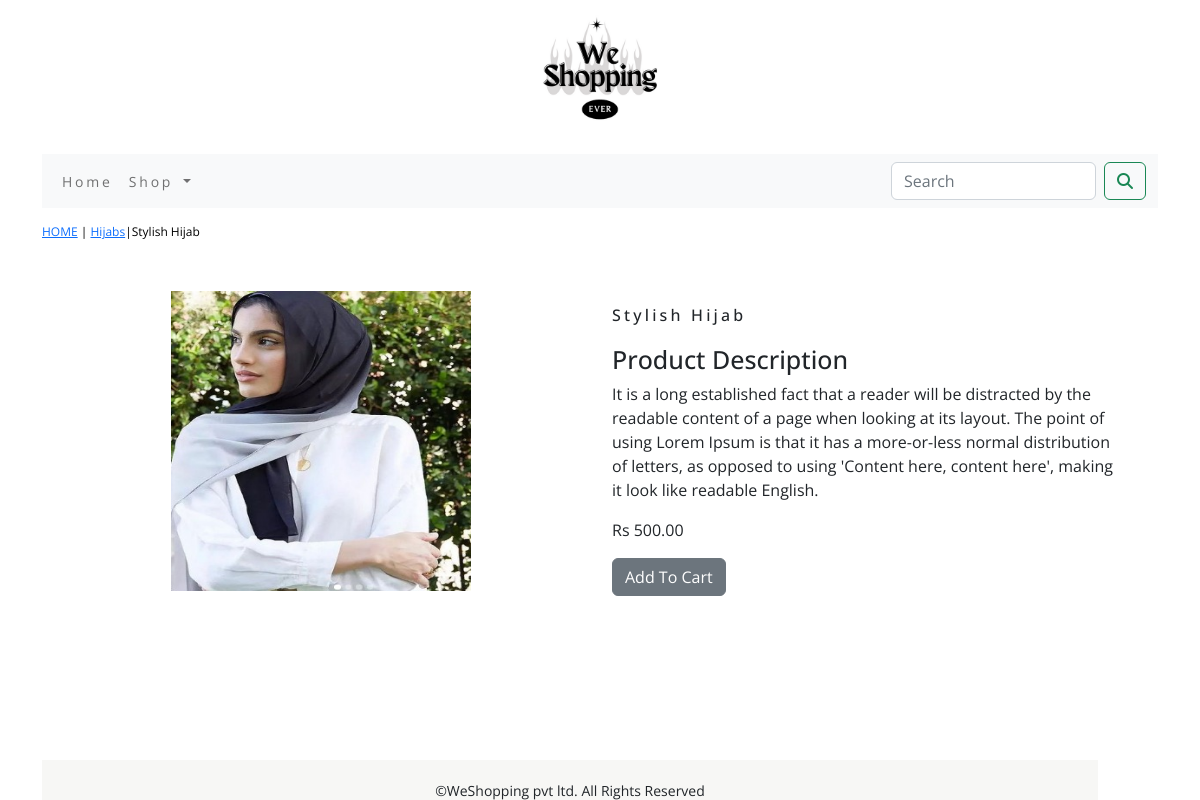
Screenshot of /shop/hijabs/stylish-hijab/ with the database file from the repository.
### shop/models.py (models this page shows, shortened)
class Products(models.Model):
    name = models.CharField(max_length=250, unique=True)
    slug = models.SlugField(max_length=250, unique=True)
    description = models.TextField(blank=True)
    price = models.DecimalField(max_digits=10, decimal_places=2)
    category = models.ForeignKey(Category, on_delete=models.CASCADE)
    image = models.ImageField(upload_to='product', blank=True)
    stock = models.IntegerField()
    available = models.BooleanField(default=True)
    created = models.DateTimeField(auto_now_add=True)
    updated = models.DateTimeField(auto_now=True)
    class Meta:
        ordering = ('name',)
        verbose_name = 'product'
        verbose_name_plural = 'products'

class Category(models.Model):
    name = models.CharField(max_length=250, unique=True)
    slug = models.SlugField(max_length=250, unique=True)
    description = models.TextField(blank=True)
    image = models.ImageField(upload_to='category', blank=True)
    class Meta:
        ordering = ('name',)
        verbose_name = 'category'
        verbose_name_plural = 'categories'
    def get_url(self):
        return reverse('shop:products_by_category', args=[self.slug])
    def __str__(self):
        return '{}'.format(self.name)

### shop/views.py (the view)
# urls.py: path('<slug:c_slug>/<slug:product_slug>/',views.proDetail,name='procatdetail'),
def proDetail(request, c_slug, product_slug):
    try:
        product = Products.objects.get(category__slug=c_slug, slug=product_slug)
    except Exception as e:
        raise e
    return render(request, 'product.html', {'product': product})

### cart/context_processors.py (called while the page is built)
def counter(request):
    item_count=0
    if 'admin' in request.path:
        return {}
    else:
        try:
            cart=Cart.objects.filter(cart_id=_cart_id(request))
            cart_items=CartItem.objects.all().filter(cart=cart[:1])
            for cart_item in cart_items:
                item_count += cart_item.quantity
        except Cart.DoesNotExist:
            item_count=0
    return dict(item_count=item_count)

### cart/views.py (called while the page is built)
def _cart_id(request):
    cart = request.session.session_key
    if not cart:
        cart = request.session.create()
    return cart

### shop/context_processors.py (called while the page is built)
def menu_links(request):
    links=Category.objects.all()
    return dict(links=links)

### template/product.html (shortened to what this page needs)
{% extends 'base.html' %}
{% load static %}
{% block content %}
<div class="row my_pro_class">
    <div class="mx-auto">
        <p><a href="{% url 'shop:allProCat' %}">HOME</a> | <a href="{{product.category.get_url}}">{{product.category}}</a>|{{product.name}}</p>
    </div>
</div>
<div class="container">
<br>
  <div class="row">
    <div class="col-12 col-sm-12 col-md-12 col-lg-6 text-center">
        <div style="min-width:18rem;">
            <img src="{{product.image.url}}" alt="{{product.name}}" width="300px" height="300px" >
        </div>
    </div>
      <div class="col-12 col-sm-12 col-md-12 col-lg-6">
          <div>
          <h1 class="my_pro_title">{{product.name}}</h1>
          <h3 class="my_title">Product Description</h3>
          <p class="text-justify my_pro_text">{{product.description}}</p>
           <p>Rs {{product.price}}</p>
          {% if product.stock <= 0 %}
          <p class="text-justify"><b>Out Of Stock</b></p>
          {% else %}
          <a class="btn btn-secondary" href="{% url 'cart:add_cart' product.id %}">Add To Cart</a>
          {% endif %}
          </div>
     </div>
    </div>
  </div>
{% endblock %}

### static/css/custom.css (style rules this page uses)
body { font-family: 'Open Sans', sans-serif; position:relative; padding-bottom:58px; min-height:100vh; }
.my_title { font-size:25px; text-transforms:uppercase; }
.my_pro_class { padding-top:15px; padding-bottom:10px; }
.my_pro_class .mx-auto { color:#000000; font-size:12px; font-decoration:none; }
.my_pro_title { font-size:16px; text-transforms:uppercase; letter-spacing:.2em; padding-top:15px; padding-bottom:10px; }
.my_pro_text { padding-right:20px; }

### rows the page displays
Products: category "Hijabs", name "Stylish Hijab", image (picture), description "It is a long established fact that a reader will be distracted by the readable content of a page when looking at its layout. The point of using Lorem Ipsum is that it has a more-or-less normal distribution of letters, as opposed to using 'Content here, content here', making it look like readable English.", price "500.00"
